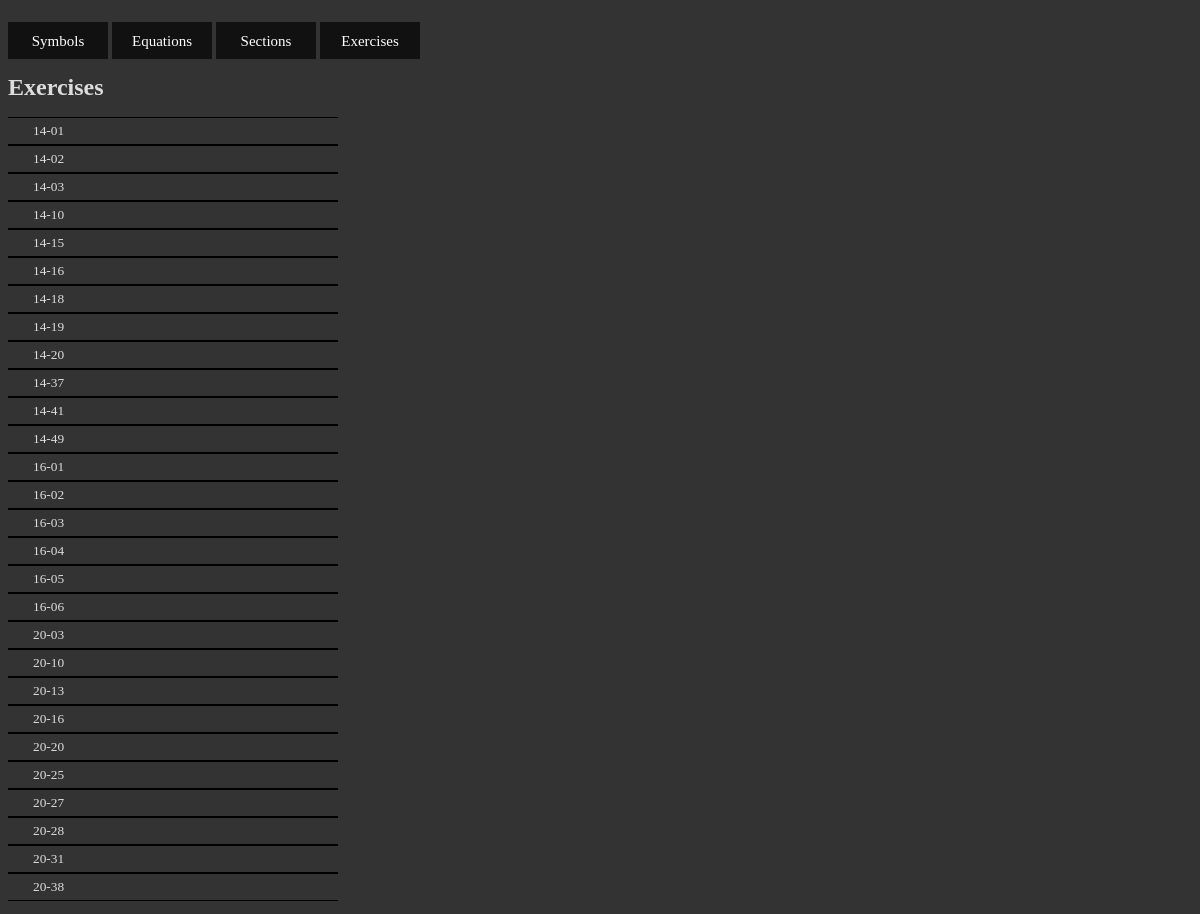
Page /exercises/ on the earlier database version.
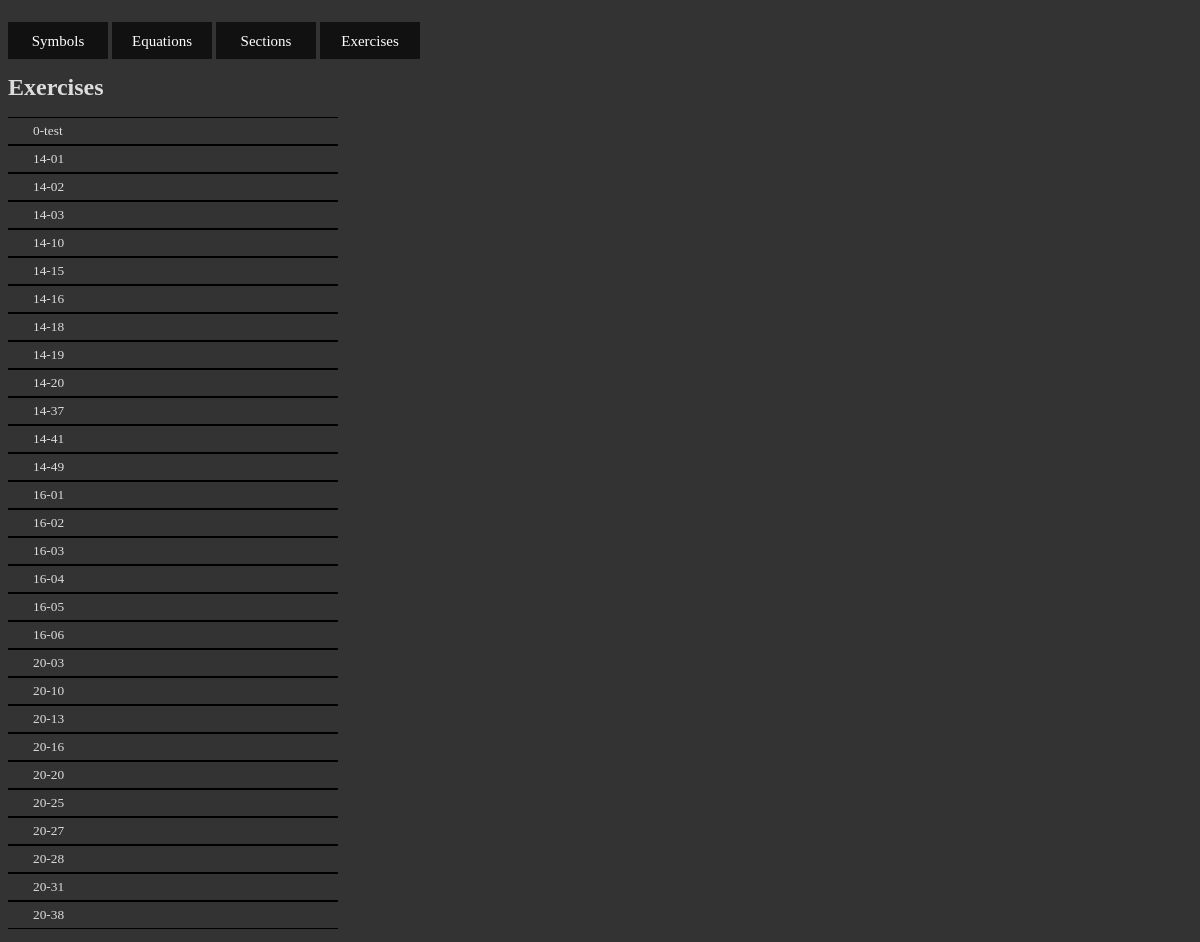
Same page on the later database version.
### per/models.py (models this page shows, shortened)
class Exercise(models.Model):
	sec = models.ForeignKey(Section)
	text = models.TextField()
	img = models.CharField(max_length = 100)
	title = models.CharField(max_length = 100)
	conceptual = models.BooleanField(default = False)
	calculus = models.BooleanField(default = False)
	class Meta:
		ordering = ('title',)

### per/views.py (the view)
# urls.py: url(r'^exercises/$', views.exercises, name='exercises'),
def exercises(request):
    exc_list = Exercise.objects.order_by('title')
    context = {'exc_list': exc_list}
    return render(request, 'per/exercises.html', context)

### per/templates/per/exercises.html (shortened to what this page needs)
<!DOCTYPE html>
<html>
	<head>
	{% load staticfiles %}
	<link rel="stylesheet" type="text/css" href="{{ STATIC_URL }}per/css/btn.css">
	<link rel="stylesheet" type="text/css" href="{{ STATIC_URL }}per/css/global.css">
	<link rel="stylesheet" type="text/css" href="{{ STATIC_URL }}per/css/dashboard.css">
	</head>
	<body>
	<div id="list">
	<div id = "buttons" style="height:50px;">
	<a href="/symbols" class="btn"><span>Symbols</span></a>
	<a href="/equations" class="btn"><span>Equations</span></a>
	<a href="/sections" class="btn"><span>Sections</span></a>
	<a href="/exercises" class="btn"><span>Exercises</span></a>
	</div>
		{% if exc_list %}
    		<ul id = "navList">
    		<h1>Exercises</h1>
    		{% for exc in exc_list %}
    			<li data-sym="{{ exc.id }}">{{ exc.title }}
    			</li>
		    {% endfor %}
    		</ul>
		{% else %}
    		<p>No exercises are available.</p>
		{% endif %}
	</div>
	</body>
</html>

Differences in the rows shown:
added Exercise: title "0-test"
